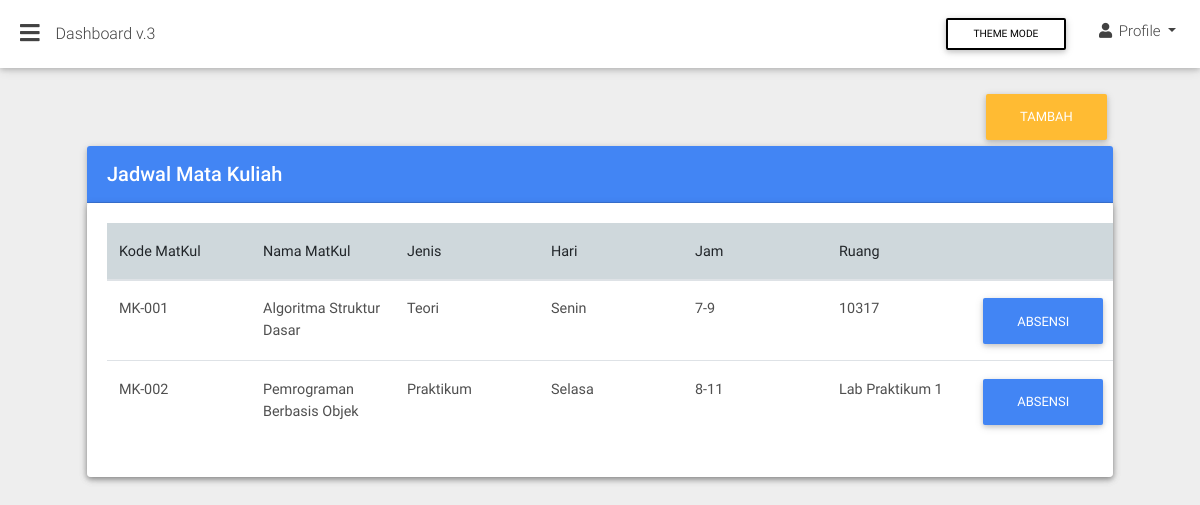
The app's page /index.php?page=jadwal with its own data.
### tables this page shows
CREATE TABLE `jadwal` (
  `id` bigint(99) NOT NULL,
  `matakuliah_id` bigint(99) NOT NULL,
  `jam_mulai` int(1) NOT NULL,
  `jam_selesai` int(1) NOT NULL,
  `tipe` int(2) NOT NULL,
  `hari` int(1) NOT NULL,
  `ruang_id` bigint(99) NOT NULL,
  `token` text,
  `last_update` timestamp NOT NULL DEFAULT CURRENT_TIMESTAMP ON UPDATE CURRENT_TIMESTAMP
);

CREATE TABLE `matakuliah` (
  `id` bigint(250) NOT NULL,
  `kode` varchar(99) NOT NULL,
  `nama` varchar(99) NOT NULL,
  `sks` int(1) NOT NULL,
  `absent` int(11) NOT NULL
);

CREATE TABLE `ruang` (
  `id` bigint(99) NOT NULL,
  `nama` varchar(999) NOT NULL,
  `gedung` int(99) NOT NULL,
  `lantai` int(99) NOT NULL
);

### views/jadwal/jadwal.php (the view, shortened to what this page needs)
<div class="container-fluid">
    <section class="pb-3">
        <div class="row">
        	<div class="col-12 text-right">
        		<a href="?page=new_jadwal">
        			<button class="btn btn-warning  text-right">
        				Tambah
        			</button>
        		</a>
        	</div>
          <div class="col-12">
            <div class="card">
              	<div class="card-header white-text primary-color">
                	<h5 class="font-weight-500 my-1">Jadwal Mata Kuliah</h5>
              	</div>
              	<div class="card">
		          	<div class="card-body table-responsive">
		            	<table class="table">
		              		<thead>
		                		<tr class="blue-grey lighten-4">
		                  			<th class="th-lg">Kode MatKul</th>
		                  			<th class="th-lg">Nama MatKul</th>
		                  			<th class="th-lg">Jenis</th>
		                  			<th class="th-lg">Hari</th>
		                  			<th class="th-lg">Jam</th>
		                  			<th class="th-lg">Ruang</th>
		                  			<th></th>
		                		</tr>
			              	</thead>
			              	<tbody>
			              		<?php
									$servername = "localhost";
									$username = "root";
									$password = "";
									$dbname = "skripsi";
									$conn = mysqli_connect($servername, $username, $password, $dbname);
									$sql = "SELECT jadwal.id as jadwal_id, jam_mulai, jam_selesai, matakuliah.kode AS kode_matkul, matakuliah.nama AS nama_matkul, tipe, hari,  ruang.nama AS nama_ruang FROM jadwal JOIN matakuliah on matakuliah.id = jadwal.matakuliah_id JOIN ruang ON ruang.id = jadwal.ruang_id";
									$result = mysqli_query($conn, $sql);
									if (mysqli_num_rows($result) > 0) {
									    while($row = mysqli_fetch_assoc($result)) {
									        echo "<tr>";
									        echo "<td>".$row["kode_matkul"]."</td>";
				                  			echo "<td>".$row["nama_matkul"]."</td>";
				                  			if($row["tipe"]=="1"){
				                  				echo "<td>Teori</td>";
				                  			}elseif ($row["tipe"]=="2") {
				                  				echo "<td>Praktikum</td>";
				                  			}else{
				                  				echo "<td>Responsi</td>";
				                  			}
				                  			$hari = array("Minggu", "Senin", "Selasa", "Rabu", "Kamis", "Jumat", "Sabtu");
				                  			echo "<td>".$hari[$row["hari"]]."</td>";
				                  			echo "<td>".$row["jam_mulai"]."-".$row["jam_selesai"]."</td>";
				                  			echo "<td>".$row["nama_ruang"]."</td>";
				                  			echo "<td>";
				                  			echo "<a href='index.php?page=absensi&jadwal_id=".$row["jadwal_id"]."' class='btn btn-primary'> Absensi </a>";
				                  			echo "</td>";
									    }
									}
									?>
			              </tbody>
		            	</table>
		          	</div>
		        </div>
            </div>
        </div>
    </section>
</div>

### records on screen
jadwal: matakuliah.kode "MK-001", matakuliah.nama "Algoritma Struktur Dasar", tipe "Teori", hari "Senin", jam_mulai "7", jam_selesai "9", ruang.nama "10317"
jadwal: matakuliah.kode "MK-002", matakuliah.nama "Pemrograman Berbasis Objek", tipe "Praktikum", hari "Selasa", jam_mulai "8", jam_selesai "11", ruang.nama "Lab Praktikum 1"
